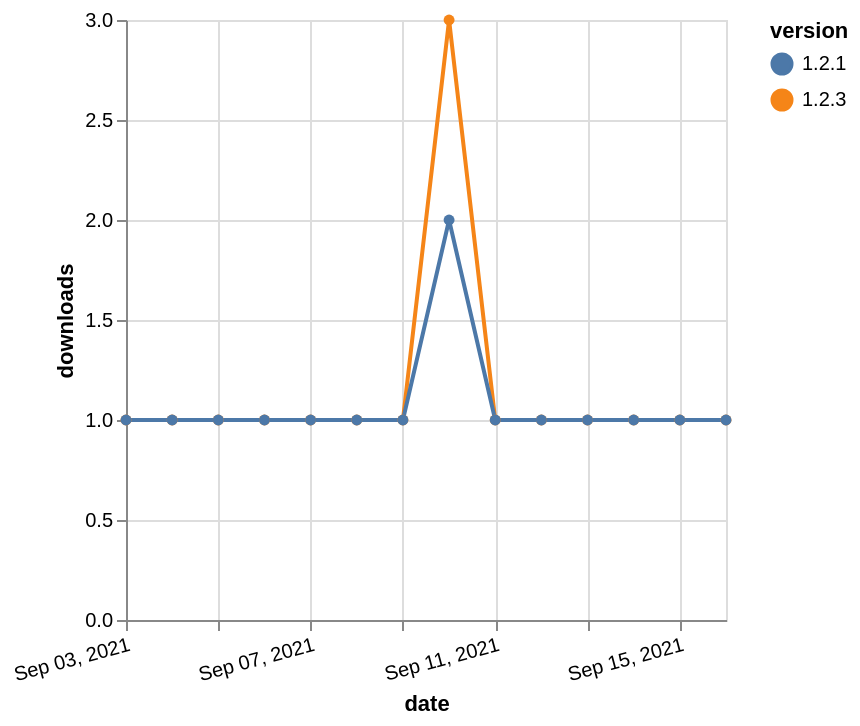

Write the Vega-Lite specification saved for this chart.
### Vega-Lite specification from a JSON file in a GitHub repository (floating-point values rounded to 4 significant figures)
{"$schema": "https://vega.github.io/schema/vega-lite/v5.json", "description": "A simple bar chart with embedded data.", "data": {"values": [{"date": "2021-09-03", "total": 182, "delta": 1, "version": "1.2.3"}, {"date": "2021-09-04", "total": 183, "delta": 1, "version": "1.2.3"}, {"date": "2021-09-05", "total": 184, "delta": 1, "version": "1.2.3"}, {"date": "2021-09-06", "total": 185, "delta": 1, "version": "1.2.3"}, {"date": "2021-09-07", "total": 186, "delta": 1, "version": "1.2.3"}, {"date": "2021-09-08", "total": 187, "delta": 1, "version": "1.2.3"}, {"date": "2021-09-09", "total": 188, "delta": 1, "version": "1.2.3"}, {"date": "2021-09-10", "total": 191, "delta": 3, "version": "1.2.3"}, {"date": "2021-09-11", "total": 192, "delta": 1, "version": "1.2.3"}, {"date": "2021-09-12", "total": 193, "delta": 1, "version": "1.2.3"}, {"date": "2021-09-13", "total": 194, "delta": 1, "version": "1.2.3"}, {"date": "2021-09-14", "total": 195, "delta": 1, "version": "1.2.3"}, {"date": "2021-09-15", "total": 196, "delta": 1, "version": "1.2.3"}, {"date": "2021-09-16", "total": 197, "delta": 1, "version": "1.2.3"}, {"date": "2021-09-03", "total": 137, "delta": 1, "version": "1.2.1"}, {"date": "2021-09-04", "total": 138, "delta": 1, "version": "1.2.1"}, {"date": "2021-09-05", "total": 139, "delta": 1, "version": "1.2.1"}, {"date": "2021-09-06", "total": 140, "delta": 1, "version": "1.2.1"}, {"date": "2021-09-07", "total": 141, "delta": 1, "version": "1.2.1"}, {"date": "2021-09-08", "total": 142, "delta": 1, "version": "1.2.1"}, {"date": "2021-09-09", "total": 143, "delta": 1, "version": "1.2.1"}, {"date": "2021-09-10", "total": 145, "delta": 2, "version": "1.2.1"}, {"date": "2021-09-11", "total": 146, "delta": 1, "version": "1.2.1"}, {"date": "2021-09-12", "total": 147, "delta": 1, "version": "1.2.1"}, {"date": "2021-09-13", "total": 148, "delta": 1, "version": "1.2.1"}, {"date": "2021-09-14", "total": 149, "delta": 1, "version": "1.2.1"}, {"date": "2021-09-15", "total": 150, "delta": 1, "version": "1.2.1"}, {"date": "2021-09-16", "total": 151, "delta": 1, "version": "1.2.1"}]}, "width": "container", "mark": {"type": "line", "point": {"filled": true}}, "encoding": {"x": {"field": "date", "type": "temporal", "timeUnit": "yearmonthdate", "title": "date", "axis": {"labelAngle": -15}}, "y": {"field": "delta", "type": "quantitative", "title": "downloads"}, "color": {"field": "version", "type": "nominal"}, "tooltip": {"field": "delta"}}}
